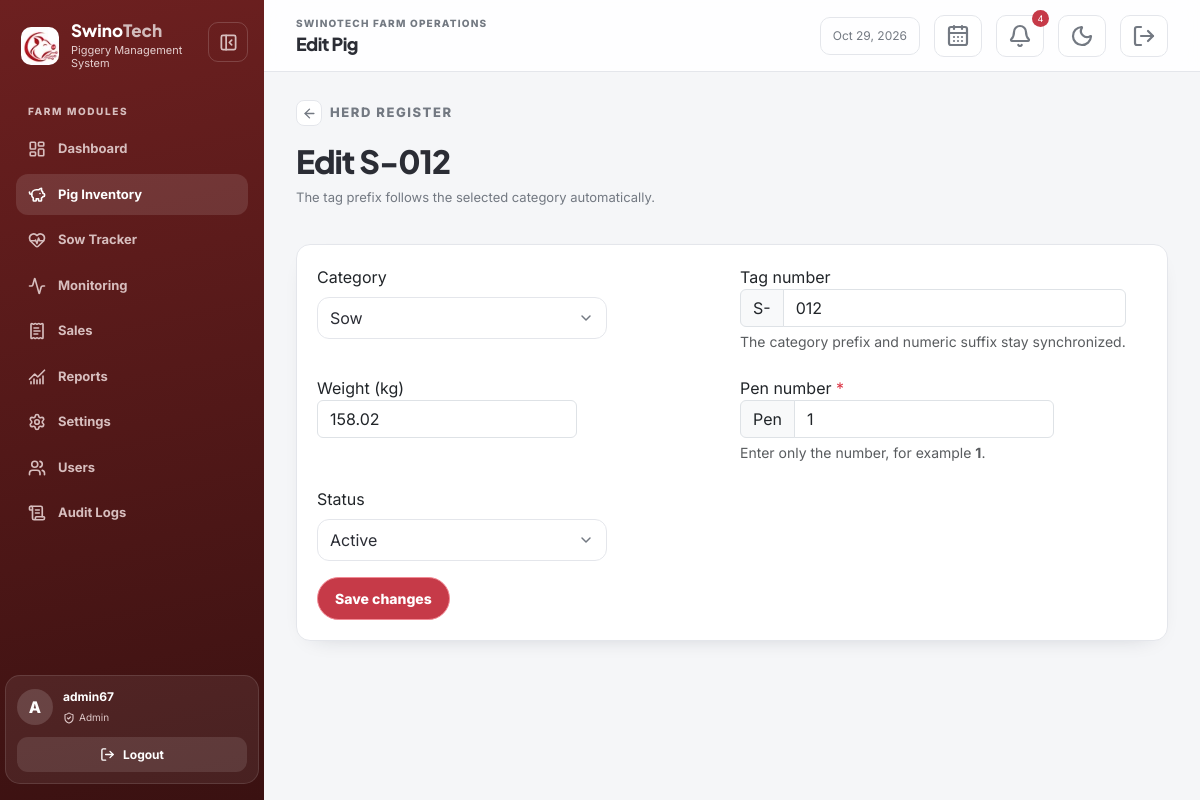
Page /pigs/edit.php?id=135 (signed in) on the committed database.
### tables this page shows
CREATE TABLE `pigs` (
  `pig_id` int UNSIGNED NOT NULL,
  `tag_number` varchar(50) NOT NULL,
  `category` enum('boar','fattener','sow') NOT NULL,
  `weight` decimal(10,2) NOT NULL,
  `pen_number` varchar(50) DEFAULT NULL,
  `status` enum('active','sold','dead') NOT NULL DEFAULT 'active',
  `date_added` date NOT NULL DEFAULT (curdate())
);

### includes/auth.php (called while the page is built, shortened)
<?php
function e(mixed $value): string
{
    return htmlspecialchars((string) $value, ENT_QUOTES, 'UTF-8');
}

### pigs/edit.php (the view, shortened to what this page needs)
<?php
require __DIR__ . '/../includes/auth.php';
require __DIR__ . '/../includes/db.php';
$id = (int) ($_GET['id'] ?? $_POST['pig_id'] ?? 0);
$statement = $pdo->prepare('SELECT * FROM pigs WHERE pig_id = :id');
$statement->execute(['id' => $id]);
$pig = $statement->fetch();
$categories = ['boar' => 'B', 'fattener' => 'F', 'sow' => 'S'];
$category = $_POST['category'] ?? $pig['category'];
$status = $_POST['status'] ?? $pig['status'];
$tagNumber = $_POST['tag_number'] ?? '';
if ($_SERVER['REQUEST_METHOD'] !== 'POST' && preg_match('/-(\d+)$/', (string) $pig['tag_number'], $match)) {
    $tagNumber = $match[1];
}
require __DIR__ . '/../includes/header.php';
?>
<div class="page-heading"><div><p class="eyebrow"><a class="back-button" href="index.php" aria-label="Back to pig inventory" title="Back to pig inventory"><i data-lucide="arrow-left" aria-hidden="true"></i></a>Herd register</p><h2>Edit <?= e($pig['tag_number']) ?></h2><p>The tag prefix follows the selected category automatically.</p></div></div>
<div class="card"><form method="post" class="row g-3">
    <div class="col-md-6"><label class="form-label">Category</label><div class="filter-select compact-form-select" data-filter-select><button class="filter-select-toggle" type="button" aria-haspopup="listbox" aria-expanded="false" aria-controls="edit-pig-category-options" data-filter-select-toggle><?= e(ucfirst($category)) ?><i data-lucide="chevron-down" aria-hidden="true"></i></button></div></div>
    <div class="col-md-6"><label class="form-label">Tag number<div class="input-group"><span class="input-group-text" id="tag-prefix"><?= e($categories[$category] ?? 'B') ?>-</span><input class="form-control" name="tag_number" id="tag-number" inputmode="numeric" pattern="[0-9]*" maxlength="6" value="<?= e($tagNumber) ?>" required></div><div class="form-text">The category prefix and numeric suffix stay synchronized.</div></label></div>
    <div class="col-md-6"><label class="form-label">Weight (kg)<input class="form-control" type="number" step=".01" min="0" name="weight" required value="<?= e($pig['weight']) ?>"></label></div>
    <div class="col-md-6"><label class="form-label">Pen number <span class="text-danger">*</span><div class="input-group"><span class="input-group-text">Pen</span><input class="form-control" name="pen_number" id="pen-number" inputmode="numeric" pattern="[0-9]+" placeholder="1" value="<?= e(preg_replace('/^pen[\s-]*/i', '', (string) ($pig['pen_number'] ?? ''))) ?>" required></div><div class="form-text">Enter only the number, for example <strong>1</strong>.</div></label></div>
    <div class="col-md-6"><label class="form-label">Status</label><div class="filter-select compact-form-select" data-filter-select><button class="filter-select-toggle" type="button" aria-haspopup="listbox" aria-expanded="false" aria-controls="edit-pig-status-options" data-filter-select-toggle><?= e(ucfirst($status)) ?><i data-lucide="chevron-down" aria-hidden="true"></i></button></div></div>
    <div class="col-12"><button class="btn btn-danger primary-action" type="submit">Save changes</button></div>
</form></div>
<?php require __DIR__ . '/../includes/footer.php'; ?>

### assets/css/style.css (style rules this page uses)
:root { color-scheme: light; --background: #f5f6f8; --surface: #fff; --surface-raised: #fff; --ink: #2b2d35; --muted: #737982; --border: #e4e6eb; --input-bg: #fff; --table-head: #fafbfc; --table-stripe: #f8f9fb; --chart-grid: #e9ebef; --shadow: #17203355; --brand: #b93030; --brand-dark: #702020; --panel: #6d2020; --panel-deep: #3a1111; --olive: #657b3b; --clay: #ad7147; --success: #21864b; --warning: #c57d08; --danger: #c63a48; --ease-out: cubic-bezier(.22, 1, .36, 1); --motion-fast: 160ms; --motion-base: 240ms; }
* { box-sizing: border-box; }
body { margin: 0; background: var(--background); color: var(--ink); font-family: Inter, system-ui, sans-serif; }
h1,h2,h3,h4 { font-family: "Plus Jakarta Sans", Inter, sans-serif; font-weight: 800; letter-spacing: -.03em; }
.eyebrow { color: var(--muted); font-size: 10px; font-weight: 800; letter-spacing: .12em; text-transform: uppercase; }
.page-heading { display: flex; justify-content: space-between; align-items: flex-start; gap: 18px; margin-bottom: 20px; }
.page-heading p { max-width: 700px; color: var(--muted); font-size: 13px; }
.page-heading .eyebrow { display: flex; align-items: center; gap: 8px; }
.back-button { display: inline-grid; place-items: center; width: 26px; height: 26px; border: 1px solid var(--border); border-radius: 8px; color: var(--muted); background: color-mix(in srgb, var(--surface) 95%, transparent); text-decoration: none; vertical-align: middle; transition: color var(--motion-fast) ease, border-color var(--motion-fast) ease, background var(--motion-fast) ease, transform var(--motion-fast) var(--ease-out); }
.back-button svg { width: 15px; height: 15px; }
.card,.table-shell,.filter-bar { border: 1px solid var(--border); border-radius: 14px; background: var(--surface); box-shadow: 0 8px 24px -18px var(--shadow); transition: transform var(--motion-base) var(--ease-out), box-shadow var(--motion-base) ease, border-color var(--motion-base) ease; }
.card { padding: 20px; }
.filter-select { position: relative; }
.filter-select-toggle { display: flex; align-items: center; justify-content: space-between; width: 100%; min-height: 38px; padding: 8px 12px; border: 1px solid var(--border); border-radius: 12px; color: var(--ink); background: color-mix(in srgb, var(--surface) 95%, transparent); box-shadow: 0 8px 24px -22px var(--shadow); backdrop-filter: blur(18px); text-align: left; transition: border-color var(--motion-fast) ease, box-shadow var(--motion-fast) ease, background var(--motion-fast) ease; }
.filter-select-toggle svg { width: 16px; height: 16px; color: var(--muted); transition: transform var(--motion-fast) var(--ease-out); }
.compact-form-select { width: min(100%, 290px); }
.btn, button, input, select, textarea { transition: transform var(--motion-fast) var(--ease-out), box-shadow var(--motion-fast) ease, border-color var(--motion-fast) ease; }
.js .reveal { opacity: 0; transform: translateY(10px); animation: reveal-in 520ms var(--ease-out) forwards; animation-delay: var(--reveal-delay, 0ms); }
svg { vertical-align: middle; stroke-width: 2.2; }
body, .app-sidebar, .app-main, .topbar, .content, .card, .table-shell, .filter-bar, .login-form-wrap, .login-card, .icon-button, .form-control, .form-select, .input-group-text, .table, .table > :not(caption) > * > *, .dropdown-menu, .offcanvas, .confirmation-dialog, .confirmation-dialog-card { transition: background-color var(--motion-base) ease, color var(--motion-base) ease, border-color var(--motion-base) ease, box-shadow var(--motion-base) ease, transform var(--motion-base) var(--ease-out), width 260ms var(--ease-out), margin-left 260ms var(--ease-out); }
.content .btn { border-radius: 999px; padding: 6px 12px; font-size: 12px; }
.content .primary-action { padding: 10px 17px; font-size: 14px; font-weight: 800; }
.content .btn-danger.primary-action { color: #fff; background: #c63a48; border-color: #f28a95; }
.content .btn-danger { color: #fff; background: #b9303038; border-color: #ffb0b066; }

### rows in the picture
pigs: tag_number "S-012", category "Sow", category "S", weight "158.02", pen_number "1", status "Active"

### other values in the picture
$item['label'] "Dashboard"
$item['label'] "Pig Inventory"
$item['label'] "Sow Tracker"
$item['label'] "Monitoring"
$item['label'] "Sales"
$item['label'] "Reports"
substr($_SESSION['username'] ?? 'U', 0, 1) "A"
$_SESSION['username'] "admin67"
$role "Admin"
$pageTitle "Edit Pig"
count($headerAlerts) "4"
